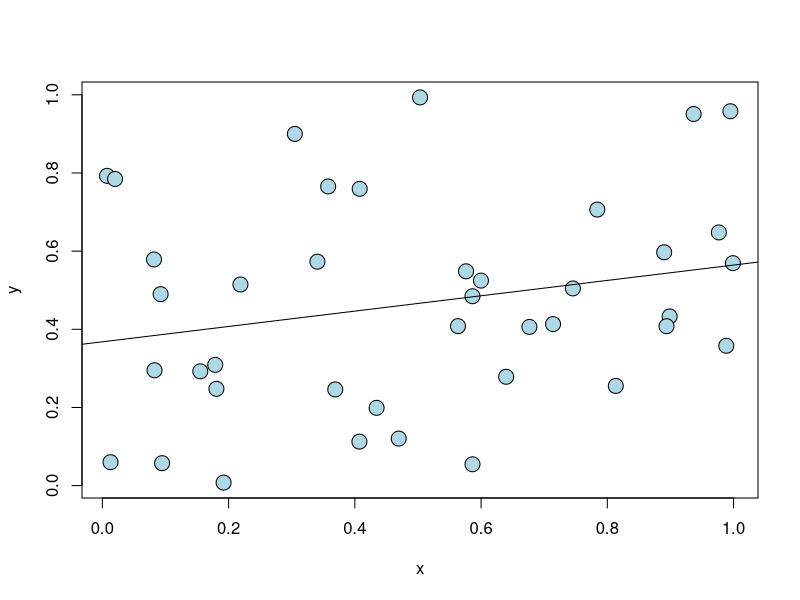
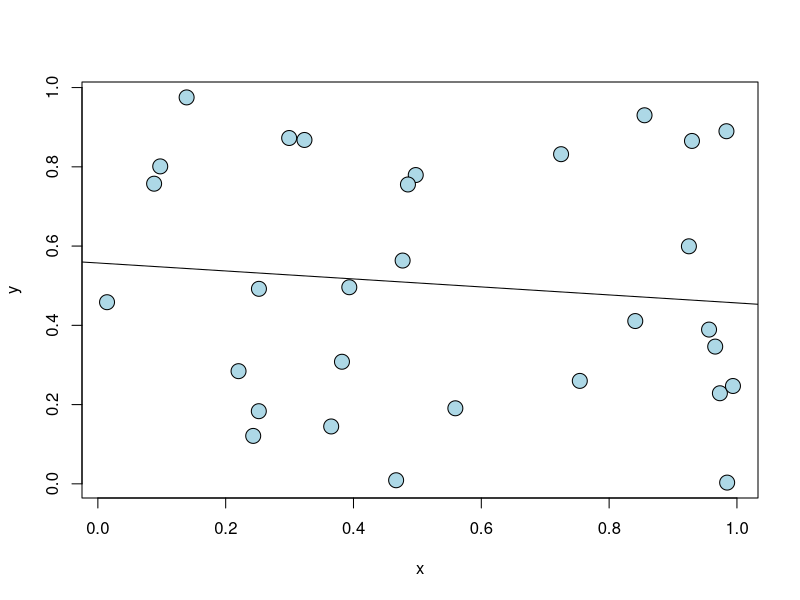
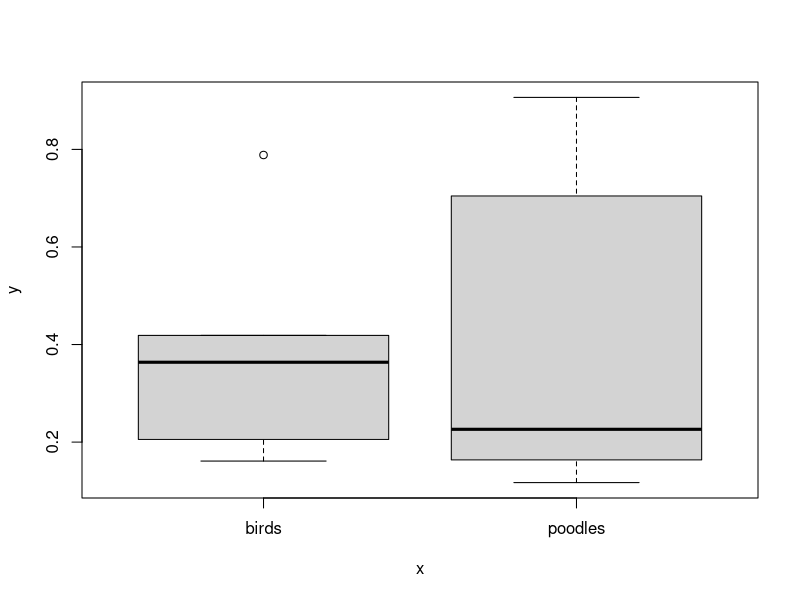
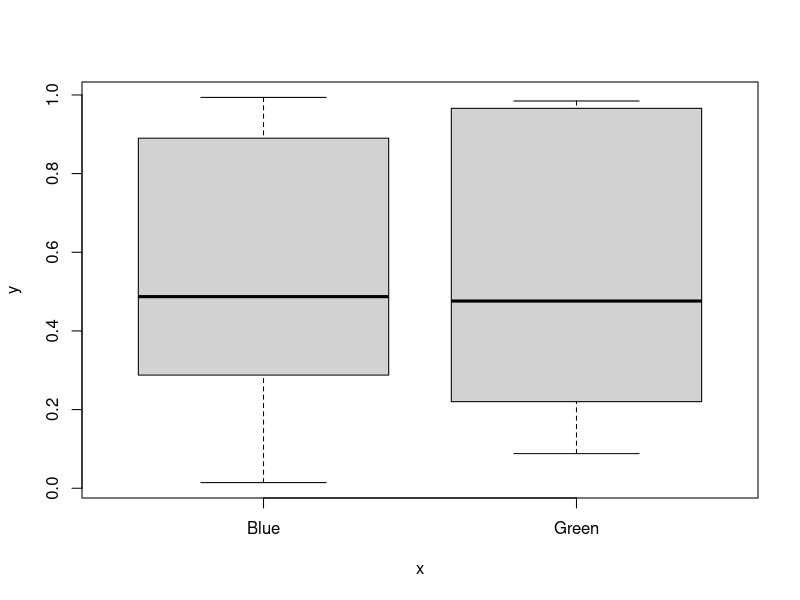

Reproduce these figures in R, in order. (Note: this script raises an error after producing the figures.)
## ---- chunk 1
cont1 <- runif(1:30)
cont2 <- runif(30)
fact1 <- c(rep("Blue",20), rep("Green",10))
fact2 <- as.factor(c(rep(1,5), rep(0,25)))

fakeDF <- data.frame(cont1, cont2, fact1, fact2)

## ---- chunk 2
# FUNCTION: fitLinear
# inputs: numeric vector of predictor (x) and response (y)
# outputs: slope and p-value
# data
fitLinear <- function(x=runif(1:40), y=runif(40)) {
  myMod <- lm(y~x) # fit the model
  myOut <- c(slope=summary(myMod)$coefficients[2,1],
             pValue=summary(myMod)$coefficients[2,4])
  return(myOut)
}
fitLinear()
## ---- chunk 3
fitLinear(fakeDF$cont1,fakeDF$cont2)
## ---- chunk 4
plotfitLinear <- function(x=runif(1:40), y=runif(40)) {
  plot1 <- plot(x=x,y=y,pch=21,bg="lightblue",cex=2)
  myMod <- lm(y~x)
  abline(myMod)
  return(plot1)
}
plotfitLinear()
## ---- chunk 5
plotfitLinear(fakeDF$cont1,fakeDF$cont2)
## ---- chunk 6
# FUNCTION: ANOVA
# inputs: categorical vector predictor (x) numeric vector of  response (y)
# outputs: p-value
# data

anovafunc <- function(x=as.factor(rep(c("birds", "poodles"),each=5)), y=runif(10)) {
  myAnova <- aov(y~x)
  AnovaOut1 <- summary(myAnova)
  AnovaOut2 <- print(myAnova)
  myOut <- list(AnovaOut1,AnovaOut2)
  return(myOut)
}
anovafunc()
## ---- chunk 7
anovafunc(fakeDF$fact1, fakeDF$cont1)

## ---- chunk 8
myboxplot <- function(x=as.factor(rep(c("birds", "poodles"),each=5)), y=runif(10)) {
  box <- boxplot(y~x)
  return(box)
}

myboxplot()


## ---- chunk 9
myboxplot(fakeDF$fact1, fakeDF$cont1)

## ---- chunk 10
# FUNCTION: Contingency Table
# inputs: categorical vector predictor (x) categorical vector of  response (y)
# outputs: p-value, x2
# data
anovafunc <- function(x=as.factor(rep(c("birds", "poodles"),each=5)), y=as.factor(rep(c("sick", "healthy",each=5)))) {
  myChi <- chisq.test(y,x)
  ChiOut1 <- summary(myChi)
  ChiOut2 <- print(myChi)
  myOut <- list(ChiOut1,ChiOut2)
  return(myOut)
}

anovafunc()


# model + model output
print(chisq.test(dataMatrix))

# plot
mosaicplot(x=dataMatrix,
           col=c("goldenrod","grey","black"),
           shade=FALSE)
barplot(height=dataMatrix,
        beside=TRUE,
        col=c("cornflowerblue","tomato"))

chisq.test(dataMatrix)$expected
#verify expected counts
sum(dataMatrix[,1])


## ---- chunk 11
# data
xVar <- rgamma(n=20,shape=5,scale=5)
yVar <- rbinom(n=20,size=1,p=0.5)
dataFrame <- data.frame(xVar,yVar)

# model
logRegMod <- glm(yVar ~ xVar,
                 data=dataFrame,
                 family=binomial(link="logit"))
# model output
print(logRegMod)
summary(logRegMod)

# plot
plot(x=dataFrame$xVar, y=dataFrame$yVar,pch=21,bg="tan",cex=2.5)
curve(predict(logRegMod,data.frame(xVar=x),type="response"),add=TRUE,lwd=2)
